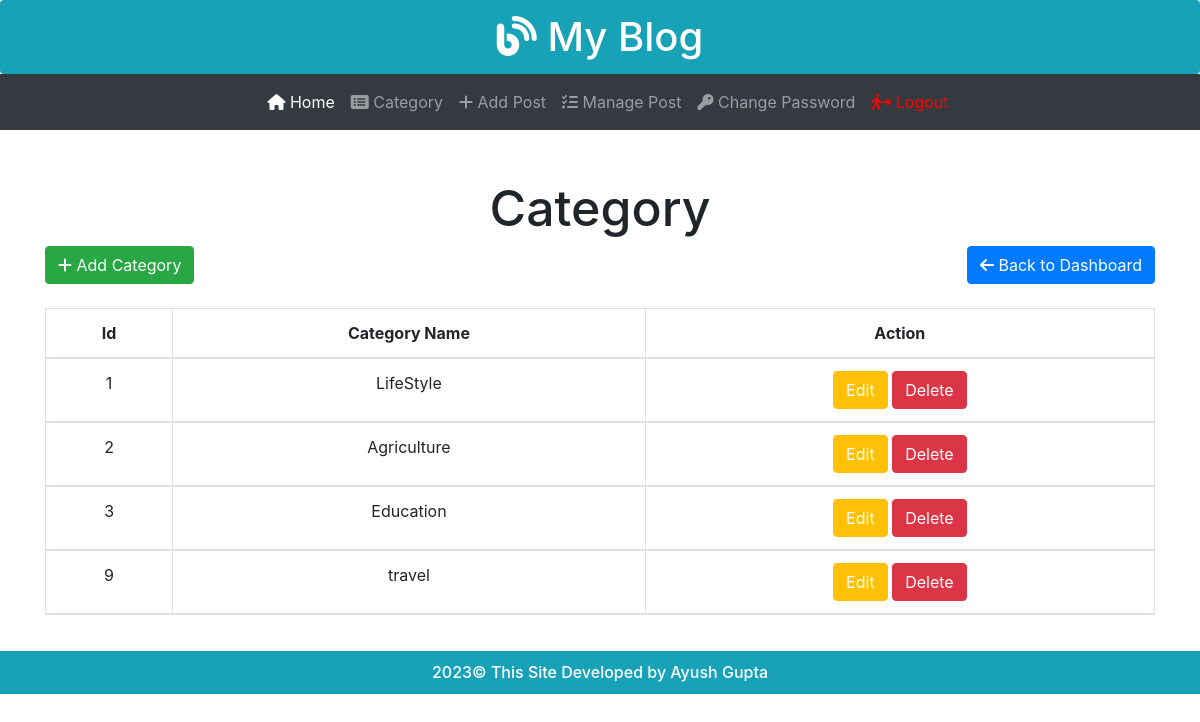
The app's page /admin/category.php (signed in) with its own data.
### tables this page shows
CREATE TABLE `category` (
  `cate_id` int(11) NOT NULL,
  `name` varchar(50) NOT NULL
);

### admin/category.php (the view, shortened to what this page needs)
<?php
include 'config.php';
 ?>
<!DOCTYPE html>
<html>
<head>
	<link rel="stylesheet" href="https://cdn.jsdelivr.net/npm/bootstrap@4.0.0/dist/css/bootstrap.min.css"
>
	<link rel="stylesheet" type="text/css" href="css/style.css">
	<link rel="stylesheet" type="text/css"
		href="https://cdnjs.cloudflare.com/ajax/libs/font-awesome/6.4.0/css/all.min.css">
</head>
<body>
	<?php include 'header.php'; ?>
	<div>
		<h3 class="text-center mt-5" style="font-size:50px">Category</h3>
		<div>
			<div class="container">
				<button type="button" class="btn btn-success" data-toggle="modal" data-target="#myModal"><i
						class="fa fa-plus" aria-hidden="true"></i> Add Category</button>
				<a href="home.php">
					<button class="btn btn-primary" style="float: right;"><i class="fa fa-arrow-left"
							aria-hidden="true"></i> Back to Dashboard</button></a><br><br>
				<table class="table table-bordered" style="text-align: center;">
					<thead>
						<tr>
							<th> Id</th>
							<th>Category Name</th>
							<th>Action</th>
						</tr>
						<?php
						$res=mysqli_query($conn,"select * from category");
						while ($rs=mysqli_fetch_array($res)) {
							?>
						<tr>
							<td><?php echo $rs['cate_id']; ?></td>
							<td><?php echo $rs['name']; ?></td>
							<td>
								<form method="post">
									<button class="btn btn-warning"><a href="edit_cate.php?cate_id=<?php echo $rs['cate_id'];?>"
											style="text-decoration: none; color: white;">Edit</a></button>
									<button type="submit" name="delete" class="btn btn-danger">Delete</button>
								</form>
							</td>
						</tr>
						<?php
						}
						 ?>
					</thead>
				</table>
			</div>
		<footer style="background-color: #17a2b8; margin-top:3%;">
		<h6 style="padding:1%; margin-bottom: 0px; color: white; text-align: center;">2023&copy; This Site Developed by Ayush Gupta</h6>
	</footer>
</body>
</html>

### admin/css/style.css (style rules this page uses)
body { margin: 0px; padding: 0px; background-color: #ffff; overflow-x: hidden; }

### records on screen
category: cate_id "1", name "LifeStyle"
category: cate_id "2", name "Agriculture"
category: cate_id "3", name "Education"
category: cate_id "9", name "travel"
